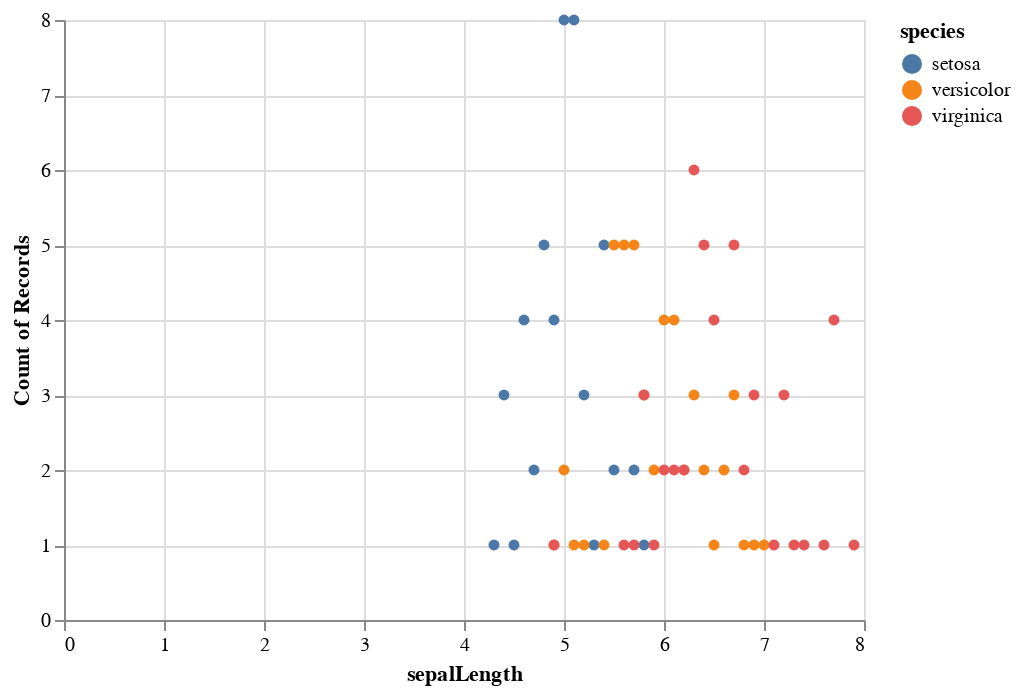

Notebook code cell kept with this figure:
### Code cell
#another way to create the same chart
alt.Chart(iris).mark_circle().encode(
    x='sepalLength:Q',
    y='count():Q',
    color='species',
)

### Figure 1 — Vega-Lite specification as saved in the notebook (floating-point values rounded to 4 significant figures; data arrays with more than 128 entries replaced by an {"elided": "..."} marker saying what was removed)
{"config": {"view": {"continuousWidth": 400, "continuousHeight": 300}}, "data": {"name": "data-a264acbd6e539a8b3afc0cb5f240fb57"}, "mark": "circle", "encoding": {"color": {"field": "species", "type": "nominal"}, "x": {"field": "sepalLength", "type": "quantitative"}, "y": {"aggregate": "count", "type": "quantitative"}}, "$schema": "https://vega.github.io/schema/vega-lite/v4.17.0.json", "datasets": {"data-a264acbd6e539a8b3afc0cb5f240fb57": {"elided": "150 records"}}}
